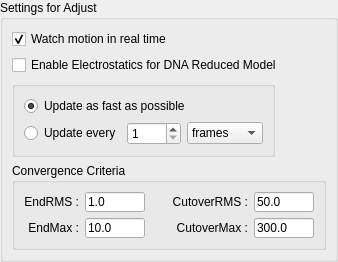
        <widget class="QGroupBox" name="groupBox14" >
         <property name="title" >
          <string>Settings for Adjust</string>
         </property>
         <layout class="QGridLayout" >
          <property name="margin" >
           <number>9</number>
          </property>
          <property name="spacing" >
           <number>6</number>
          </property>
          <item row="2" column="0" >
           <widget class="QGroupBox" name="groupBox20" >
            <property name="sizePolicy" >
             <sizepolicy>
              <hsizetype>5</hsizetype>
              <vsizetype>5</vsizetype>
              <horstretch>0</horstretch>
              <verstretch>0</verstretch>
             </sizepolicy>
            </property>
            <property name="title" >
             <string>Convergence Criteria</string>
            </property>
            <layout class="QGridLayout" >
             <property name="margin" >
              <number>9</number>
             </property>
             <property name="spacing" >
              <number>6</number>
             </property>
             <item row="0" column="0" >
              <layout class="QHBoxLayout" >
               <property name="margin" >
                <number>0</number>
               </property>
               <property name="spacing" >
                <number>6</number>
               </property>
               <item>
                <layout class="QHBoxLayout" >
                 <property name="margin" >
                  <number>0</number>
                 </property>
                 <property name="spacing" >
                  <number>6</number>
                 </property>
                 <item>
                  <layout class="QVBoxLayout" >
                   <property name="margin" >
                    <number>0</number>
                   </property>
                   <property name="spacing" >
                    <number>6</number>
                   </property>
                   <item>
                    <widget class="QLabel" name="endrms_lbl" >
                     <property name="toolTip" >
                      <string>Target RMS force (pN)</string>
                     </property>
                     <property name="text" >
                      <string>EndRMS :</string>
                     </property>
                     <property name="alignment" >
                      <set>Qt::AlignRight|Qt::AlignTrailing|Qt::AlignVCenter</set>
                     </property>
                    </widget>
                   </item>
                   <item>
                    <widget class="QLabel" name="endmax_lbl" >
                     <property name="toolTip" >
                      <string>Target max force (pN)</string>
                     </property>
                     <property name="text" >
                      <string>EndMax :</string>
                     </property>
                     <property name="alignment" >
                      <set>Qt::AlignRight|Qt::AlignTrailing|Qt::AlignVCenter</set>
                     </property>
                    </widget>
                   </item>
                  </layout>
                 </item>
                 <item>
                  <layout class="QVBoxLayout" >
                   <property name="margin" >
                    <number>0</number>
                   </property>
                   <property name="spacing" >
                    <number>6</number>
                   </property>
                   <item>
                    <widget class="QLineEdit" name="endrms_linedit" >
                     <property name="maximumSize" >
                      <size>
                       <width>60</width>
                       <height>20</height>
                      </size>
                     </property>
                     <property name="toolTip" >
                      <string>Target RMS force (pN)</string>
                     </property>
                     <property name="text" >
                      <string>1.0</string>
                     </property>
                    </widget>
                   </item>
                   <item>
                    <widget class="QLineEdit" name="endmax_linedit" >
                     <property name="maximumSize" >
                      <size>
                       <width>60</width>
                       <height>20</height>
                      </size>
                     </property>
                     <property name="toolTip" >
                      <string>Target max force (pN)</string>
                     </property>
                     <property name="text" >
                      <string>10.0</string>
                     </property>
                    </widget>
                   </item>
                  </layout>
                 </item>
                </layout>
               </item>
               <item>
                <spacer>
                 <property name="orientation" >
                  <enum>Qt::Horizontal</enum>
                 </property>
                 <property name="sizeHint" >
                  <size>
                   <width>21</width>
                   <height>20</height>
                  </size>
                 </property>
                </spacer>
               </item>
               <item>
                <layout class="QHBoxLayout" >
                 <property name="margin" >
                  <number>0</number>
                 </property>
                 <property name="spacing" >
                  <number>6</number>
                 </property>
                 <item>
                  <layout class="QVBoxLayout" >
                   <property name="margin" >
                    <number>0</number>
                   </property>
                   <property name="spacing" >
                    <number>6</number>
                   </property>
                   <item>
                    <widget class="QLabel" name="cutoverrms_lbl" >
                     <property name="toolTip" >
                      <string>Cutover RMS force (pN)</string>
                     </property>
                     <property name="text" >
                      <string>CutoverRMS :</string>
                     </property>
                     <property name="alignment" >
                      <set>Qt::AlignRight|Qt::AlignTrailing|Qt::AlignVCenter</set>
                     </property>
                    </widget>
                   </item>
                   <item>
                    <widget class="QLabel" name="cutovermax_lbl" >
                     <property name="toolTip" >
                      <string>Cutover max force (pN)</string>
                     </property>
                     <property name="text" >
                      <string>CutoverMax :</string>
                     </property>
                     <property name="alignment" >
                      <set>Qt::AlignRight|Qt::AlignTrailing|Qt::AlignVCenter</set>
                     </property>
                    </widget>
                   </item>
                  </layout>
                 </item>
                 <item>
                  <layout class="QVBoxLayout" >
                   <property name="margin" >
                    <number>0</number>
                   </property>
                   <property name="spacing" >
                    <number>6</number>
                   </property>
                   <item>
                    <widget class="QLineEdit" name="cutoverrms_linedit" >
                     <property name="maximumSize" >
                      <size>
                       <width>60</width>
                       <height>20</height>
                      </size>
                     </property>
                     <property name="toolTip" >
                      <string>Cutover RMS force (pN)</string>
                     </property>
                     <property name="text" >
                      <string>50.0</string>
                     </property>
                    </widget>
                   </item>
                   <item>
                    <widget class="QLineEdit" name="cutovermax_linedit" >
                     <property name="maximumSize" >
                      <size>
                       <width>60</width>
                       <height>20</height>
                      </size>
                     </property>
                     <property name="toolTip" >
                      <string>Cutover max force (pN)</string>
                     </property>
                     <property name="text" >
                      <string>300.0</string>
                     </property>
                    </widget>
                   </item>
                  </layout>
                 </item>
                </layout>
               </item>
              </layout>
             </item>
            </layout>
           </widget>
          </item>
          <item row="1" column="0" >
           <layout class="QHBoxLayout" >
            <property name="margin" >
             <number>0</number>
            </property>
            <property name="spacing" >
             <number>6</number>
            </property>
            <item>
             <widget class="QGroupBox" name="update_btngrp" >
              <property name="title" >
               <string/>
              </property>
              <layout class="QVBoxLayout" >
               <property name="margin" >
                <number>9</number>
               </property>
               <property name="spacing" >
                <number>6</number>
               </property>
               <item>
                <widget class="QRadioButton" name="update_asap_rbtn" >
                 <property name="toolTip" >
                  <string>Update every 2 seconds, or faster if it doesn't slow adjustments by more than 20%</string>
                 </property>
                 <property name="text" >
                  <string>Update as fast as possible</string>
                 </property>
                 <property name="checked" >
                  <bool>true</bool>
                 </property>
                </widget>
               </item>
               <item>
                <layout class="QHBoxLayout" >
                 <property name="margin" >
                  <number>0</number>
                 </property>
                 <property name="spacing" >
                  <number>6</number>
                 </property>
                 <item>
                  <widget class="QRadioButton" name="update_every_rbtn" >
                   <property name="toolTip" >
                    <string>Specify how often to update the screen during adjustments</string>
                   </property>
                   <property name="text" >
                    <string>Update every</string>
                   </property>
                  </widget>
                 </item>
                 <item>
                  <widget class="QSpinBox" name="update_number_spinbox" >
                   <property name="toolTip" >
                    <string>Specify how often to update the screen during adjustments</string>
                   </property>
                   <property name="maximum" >
                    <number>9999</number>
                   </property>
                   <property name="minimum" >
                    <number>1</number>
                   </property>
                   <property name="value" >
                    <number>1</number>
                   </property>
                  </widget>
                 </item>
                 <item>
                  <widget class="QComboBox" name="update_units_combobox" >
                   <property name="toolTip" >
                    <string>Specify how often to update the screen during adjustments</string>
                   </property>
                   <item>
                    <property name="text" >
                     <string>frames</string>
                    </property>
                   </item>
                   <item>
                    <property name="text" >
                     <string>seconds</string>
                    </property>
                   </item>
                   <item>
                    <property name="text" >
                     <string>minutes</string>
                    </property>
                   </item>
                   <item>
                    <property name="text" >
                     <string>hours</string>
                    </property>
                   </item>
                  </widget>
                 </item>
                </layout>
               </item>
              </layout>
             </widget>
            </item>
            <item>
             <spacer>
              <property name="orientation" >
               <enum>Qt::Horizontal</enum>
              </property>
              <property name="sizeHint" >
               <size>
                <width>40</width>
                <height>20</height>
               </size>
              </property>
             </spacer>
            </item>
           </layout>
          </item>
          <item row="0" column="0" >
           <layout class="QHBoxLayout" >
            <property name="margin" >
             <number>0</number>
            </property>
            <property name="spacing" >
             <number>6</number>
            </property>
            <item>
             <layout class="QVBoxLayout" >
              <property name="margin" >
               <number>0</number>
              </property>
              <property name="spacing" >
               <number>6</number>
              </property>
              <item>
               <widget class="QCheckBox" name="watch_min_in_realtime_checkbox" >
                <property name="toolTip" >
                 <string>Enable/disable real time graphical updates for &lt;b>Adjust All&lt;/b> or &lt;b>Adjust Selection&lt;/b></string>
                </property>
                <property name="text" >
                 <string>Watch motion in real time</string>
                </property>
                <property name="checked" >
                 <bool>true</bool>
                </property>
               </widget>
              </item>
              <item>
               <widget class="QCheckBox" name="electrostaticsForDnaDuringAdjust_checkBox" >
                <property name="text" >
                 <string>Enable Electrostatics for DNA Reduced Model</string>
                </property>
               </widget>
              </item>
             </layout>
            </item>
            <item>
             <spacer>
              <property name="orientation" >
               <enum>Qt::Horizontal</enum>
              </property>
              <property name="sizeHint" >
               <size>
                <width>40</width>
                <height>20</height>
               </size>
              </property>
             </spacer>
            </item>
           </layout>
          </item>
         </layout>
        </widget>
